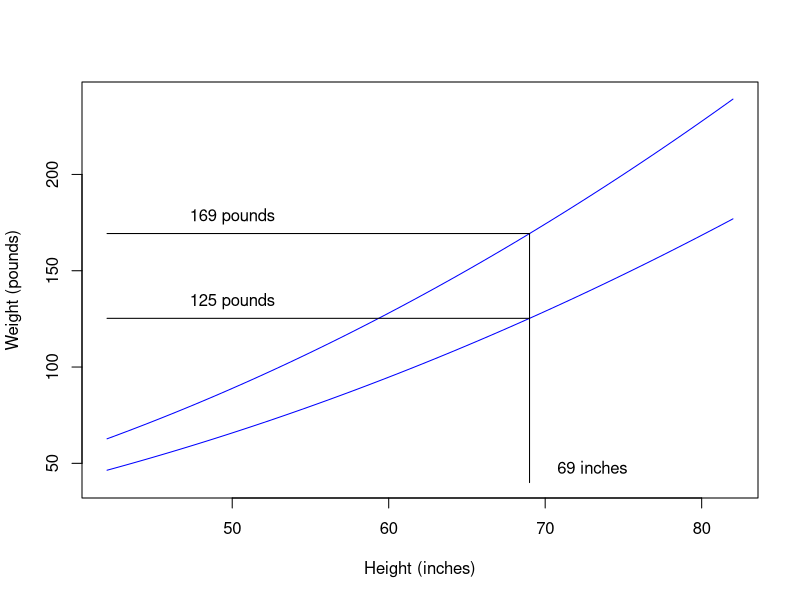

Here is the R script that generated this plot:
## ---- chunk 1
x=seq(42,82,.1)
y=21.75*x^2/703
plot(x,y,type="n",xlab="Height (inches)",ylab="Weight (pounds)",ylim=c(40,240))
curve(18.5*x^2/703,from=42,to=82,add=T,col="blue")
curve(25*x^2/703,from=42,to=82,add=T,col="blue")
segments(69,40,69,25*69^2/703)
segments(42,18.5*69^2/703,69,18.5*69^2/703)
segments(42,25*69^2/703,69,25*69^2/703)
text(50,178,"169 pounds")
text(50,134,"125 pounds")
text(73,48,"69 inches")
#abline(v=69,col="green")
